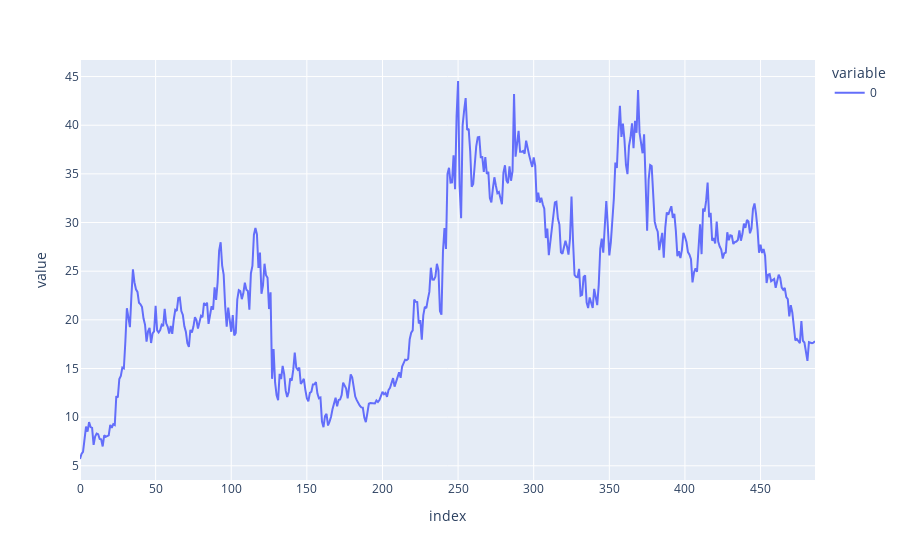

This figure's notebook cell:
### Code cell
apply_LSTM(df1, split_percentage=0.75)

### Figure 1 — Plotly figure (JSON) as saved in the notebook; plotly's stock layout.template omitted (floating-point values rounded to 4 significant figures; data arrays with more than 128 entries replaced by an {"elided": "..."} marker saying what was removed)
{"data": [{"hovertemplate": "variable=0<br>index=%{x}<br>value=%{y}<extra></extra>", "legendgroup": "0", "line": {"color": "#636efa", "dash": "solid"}, "mode": "lines", "name": "0", "orientation": "v", "showlegend": true, "type": "scatter", "x": {"elided": "487 int values"}, "xaxis": "x", "y": {"elided": "487 float values"}, "yaxis": "y"}], "layout": {"legend": {"title": {"text": "variable"}, "tracegroupgap": 0}, "margin": {"t": 60}, "xaxis": {"anchor": "y", "domain": [0, 1], "title": {"text": "index"}}, "yaxis": {"anchor": "x", "domain": [0, 1], "title": {"text": "value"}}}}
